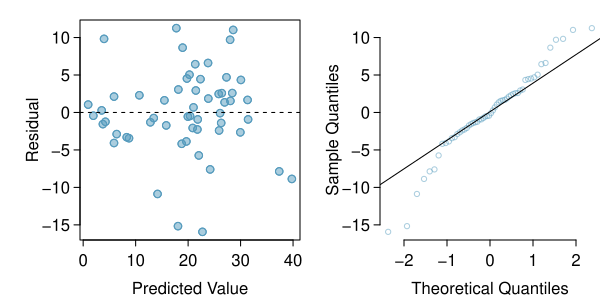

Reproduce this figure in R.
library(openintro)
library(oibiostat)

data(COL)
data(forest.birds)

#create log-transformed variables
forest.birds$log.area = log(forest.birds$patch.area)
forest.birds$log.dist.nearest = log(forest.birds$dist.nearest)
forest.birds$log.dist.larger = log(forest.birds$dist.larger)
forest.birds$log.yrs.isolation = log(forest.birds$yrs.isolation)

lm.forest.birds = lm(abundance ~ log.area + 
                       log.dist.nearest +
                       log.dist.larger +
                       altitude +
                       log.yrs.isolation + 
                       grazing.intensity, data = forest.birds)


residuals = resid(lm.forest.birds)
predicted = predict(lm.forest.birds)

myPDF("forestbirdsAbunFullModelResidNormPlots.pdf", 6, 3,
      mfrow = c(1, 2),
      mgp = c(1.9, 0.5, 0),
      mar = c(3, 3, .5, .5) + 0.1)
#mar = c(3, 0.2, 1.5, 0.8) + 0.1)

par(mar = c(3,4,1,0))

plot(predicted,
     residuals,
     pch = 21,
     cex = 1,
     bg = COL[1, 3],
     col = COL[1],
     xlab = "Predicted Value",
     ylab = "Residual",
     ylim = c(min(residuals), max(residuals)))
points(predicted,
       residuals,
       cex = 1,
       col = COL[1])
#mtext("Predicted Value", 1, 1.9)

abline(lm(residuals ~ predicted), lty = 2)

qqnorm(residuals,
       cex = 0.7,
       main = '',
       axes = FALSE,
       ylab = "Sample Quantiles",
       col = COL[1,3])
axis(1)
axis(2)
qqline(residuals)


dev.off()
